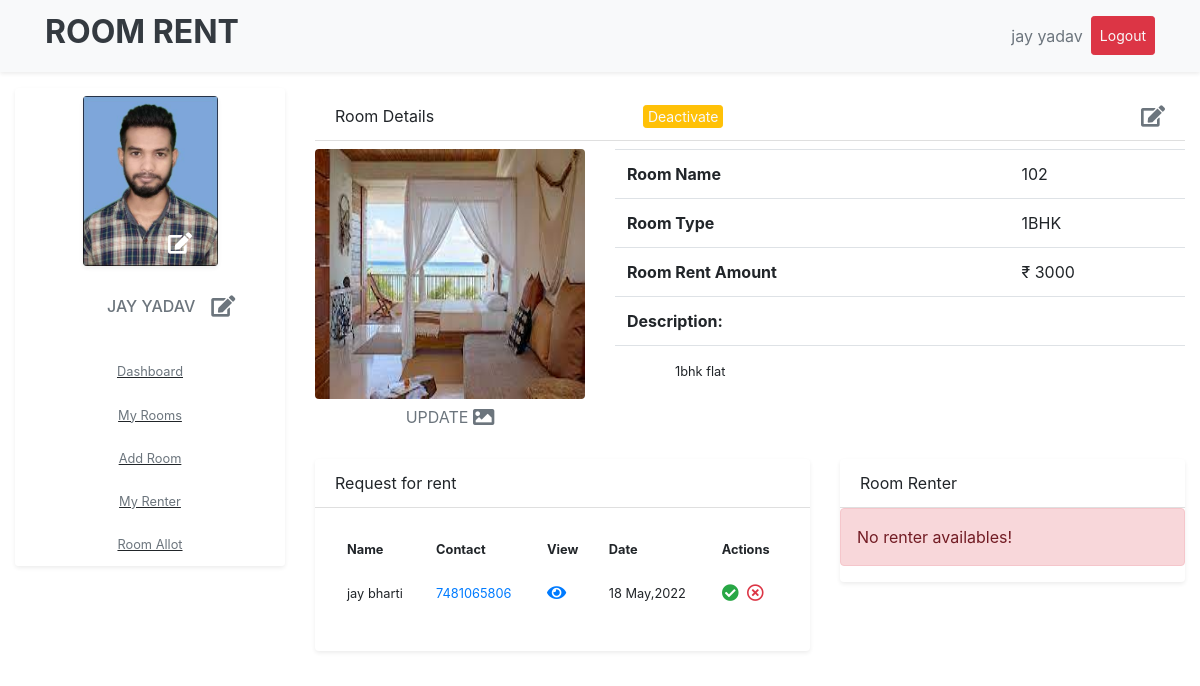
Page /owner_room_view/3 (signed in) on the committed database.
### datawork/models.py (models this page shows, shortened)
class RoomOwner(models.Model):
    ro_id = models.AutoField(primary_key=True)
    user_id = models.ForeignKey(User,on_delete=models.CASCADE)
    ro_image = models.ImageField(upload_to="profile")
    ro_contact = models.CharField(max_length=10,unique=True)
    ro_street = models.CharField(max_length=200)
    ro_id_proof = models.ImageField(upload_to="profile/proof")
    state = models.ForeignKey(State,on_delete=models.CASCADE)
    city = models.ForeignKey(City,on_delete=models.CASCADE)

class Room(models.Model):
    r_id = models.AutoField(primary_key=True)
    user_id = models.ForeignKey(User,on_delete=models.CASCADE)
    house_id = models.ForeignKey(OwnerHouse,on_delete=models.CASCADE)
    r_title = models.CharField(max_length=100)
    r_rent = models.IntegerField()
    r_type = models.ForeignKey(RoomType,on_delete=models.DO_NOTHING)
    r_desc = models.CharField(max_length=200)
    r_image = models.ImageField(upload_to="image")
    slug = models.SlugField()
    r_status = models.CharField(max_length=20, default='1',choices=(("0", "Pending"), ("1", "Active")))
    r_doc = models.DateTimeField(default=datetime.now(), blank=True)

class RoomType(models.Model):
    rt_id = models.AutoField(primary_key=True)
    rt_title = models.CharField(max_length=100)
    slug = models.SlugField(blank=True, null=True)
    def __str__(self):
        return self.rt_title

class RoomAllot(models.Model):
    ra_id = models.AutoField(primary_key=True)
    ra_room_id = models.ForeignKey(Room, on_delete=models.DO_NOTHING)
    house_id = models.ForeignKey(OwnerHouse, on_delete=models.CASCADE)
    user_id = models.ForeignKey(User, on_delete=models.DO_NOTHING,related_name='user_id')
    renter = models.ForeignKey(User, on_delete=models.DO_NOTHING,related_name='renter')
    ra_doc = models.DateTimeField(default=datetime.now(), blank=True)
    ra_status = models.CharField(max_length=20, default='1',choices=(("0", "Request"), ("1", "Active"),("2","Pending")))
    slug = models.SlugField(blank=True, null=True)

class RoomRenter(models.Model):
    rr_id = models.AutoField(primary_key=True)
    user_id = models.ForeignKey(User,on_delete=models.CASCADE)
    rr_contact = models.CharField(max_length=10,unique=True)
    rr_image = models.ImageField(upload_to="profile")
    rr_street = models.CharField(max_length=200)
    state = models.ForeignKey(State,on_delete=models.DO_NOTHING)
    city = models.ForeignKey(City,on_delete=models.DO_NOTHING)
    rr_id_proof = models.ImageField(upload_to="profile/proof")

### datawork/views.py (the view)
# urls.py: path('owner_room_view/<str:rm_id>', views.owner_room_view,name="owner_room_view"),
@login_required(login_url=logins)
def owner_room_view(r,rm_id):
    room = Room.objects.get(r_id=rm_id)
    if r.method == "POST":
        room.r_image = r.FILES['r_image']
        room.save()
        return redirect("../owner_room_view/" + str(rm_id))
    data = {
        "room_view": room,
        "room_renter": RoomAllot.objects.filter(ra_room_id__r_id=rm_id,ra_status='1'),
        "room_renter_request": RoomAllot.objects.filter(ra_room_id__r_id=rm_id,ra_status='0'),
        "owner": RoomOwner.objects.get(user_id__username=r.user),
        "house": OwnerHouse.objects.get(slug=room.house_id.slug)
    }
    return render(r, 'roomowner/ro_room_view.html', data)

### datawork/templatetags/template_tags.py (called while the page is built)
@register.filter
def room_allot_count(context):
    qs = RoomAllot.objects.filter(ra_room_id=context,ra_status='1')
    if qs.exists():
        return qs.count()
    else:
        return 0

@register.filter
def room_renter_contact(context):
    qs = RoomRenter.objects.get(user_id=context)
    if qs:
        return qs.rr_contact
    else:
        return 0

@register.filter
def has_group(user,group_name):
    return user.groups.filter(name=group_name).exists()

### templates/roomowner/ro_room_view.html (shortened to what this page needs)
{% extends 'roomowner/house_base.html' %}
{% load template_tags %}
{% block content %}
<div class="col-lg-9 bg-white mb-2">
    <div class="card-header mt-1 bg-transparent">
        <div class="form-inline">
            <span class="">Room Details</span>
            {% if room_view.r_status == '1' %}
                <a href="{% url 'room_pending' room_view.r_id %}" class="m-0 p-0 mx-auto btn btn-sm btn-warning text-light pl-1 pr-1"> Deactivate</a>
            {% else %}
                <a href="{% url 'room_active' room_view.r_id %}" class="m-0 p-0 mx-auto btn btn-sm btn-success text-light pl-1 pr-1"> Activate</a>
            {% endif %}
            <a href="{% url 'owner_room_edit' room_view.r_id %}" class="m-0 p-0 ml-auto"><i class="fas fa-edit fa-lg text-secondary"></i></a>
        </div>
    </div>
<div class="row mt-2 mb-2">
    <div class="col-lg-4">
        <div class="">
            <img src="{{ room_view.r_image.url }}" alt="" class="w-100 rounded" height="250px">
            <form action="" method="post" enctype="multipart/form-data" >
                    <div class="form-group">
                        <label class="edit_image text-muted">
                            UPDATE <i class="fas fa-image fa-lg "></i>
                        </label>
                    </div>
                </form>
        </div>
    </div>
    <div class="col-lg-8">
        <div class="card border-0">
                <table class="table table-responsive-sm ">
                    <tr>
                        <th>Room Name</th>
                        <td>{{ room_view.r_title }} </td>
                    </tr>
                    <tr>
                        <th>Room Type</th>
                        <td>{{ room_view.r_type }}</td>
                    </tr>
                    <tr>
                        <th>Room Rent Amount</th>
                        <td>₹ {{ room_view.r_rent }}</td>
                    </tr>
                    <tr>
                        <th colspan="2">Description:</th>
                    </tr>
                    <tr>
                        <td colspan="2"><span class="ml-5 small">{{ room_view.r_desc }}</span></td>
                    </tr>
                </table>
        </div>
    </div>
    <div class="col-lg-7">
        <div class="card border-0 shadow-sm">
            <div class="card-header bg-transparent">Request for rent</div>
            <div class="card-body">
                <table class="table table-responsive-sm table-borderless">
                    <tr class="small">
                        <th>Name</th>
                        <th>Contact</th>
                        <th>View</th>
                        <th>Date</th>
                        <th>Actions</th>
                    </tr>
                    {% for rq in room_renter_request %}
                                    <tr class=" small">
                                    <td >{{ rq.renter.first_name }} {{ rq.renter.last_name }}</td>
                                    <td class="text-primary">{{ rq.renter|room_renter_contact }}</td>
                                    <td><a href="{% url 'view_renter_profile' rq.renter.username %}" class="nav-link p-0 m-0"><i class="fas fa-eye fa-lg text-primary"></i></a></td>
                                    <td>{{ rq.ra_doc|date:'d M,Y' }}</td>
                                    <td>
                                        <div class="form-inline">
                                                <a href="{% url 'room_request_active' rq.ra_id %}" class=" nav-link p-0 m-0"><i class="fas fa-check-circle fa-lg text-success"></i></a>
                                                <a href="{% url 'allot_delete' rq.ra_id %}" class=" nav-link p-0 m-0 ml-2"><i class="far fa-times-circle fa-lg text-danger"></i></a>
                                        </div>
                                    </td>
                                    </tr>
                    {% empty %}
                        <tr>
                            <td colspan="5"><div class="alert alert-danger h6 text-center p-3" role="alert">No renter request availables!</div></td>
                        </tr>
                    {% endfor %}
                </table>
            </div>
        </div>
    </div>
    <div class="col-lg-5">
        <div class="card border-0 shadow-sm">
        <div class="card-header bg-transparent">Room Renter</div>
        {% load template_tags %}
            {% if room_view|room_allot_count == 0 %}
                <div class="alert alert-danger p-3" role="alert">No renter availables!</div>
            {% endif %}
        </div>
    </div>
</div>
</div>
{% endblock %}

### templates/roomowner/house_base.html (shortened to what this page needs)
<!DOCTYPE html>
<html lang="en">
<head>
    {% load static %}
    {% load template_tags %}
    <link rel="stylesheet" href="{% static 'bootstrap.css' %}">
    <link rel="stylesheet" href="{% static 'style.css' %}">
    <link rel="stylesheet" href="https://use.fontawesome.com/releases/v5.5.0/css/all.css">
    <link href="https://cdn.jsdelivr.net/npm/select2@4.1.0-beta.1/dist/css/select2.min.css" rel="stylesheet" />
</head>
<body>
    <nav class="navbar navbar-expand-lg navbar-dark bg-light sticky-top shadow-sm">
    <div class="container">
        <a href="{% url 'homepage' %}" class="navbar-brand text-dark text-uppercase "><h2 class="font-weight-bold">Room Rent</h2></a>
        <ul class="navbar-nav ml-auto">
            {% if request.user.is_authenticated %}
                {%  if request.user|has_group:"renter" %}
                    <li class="nav-item"><a href="{% url 'renter_profile' %}" class="nav-link text-muted ml-2">{{ request.user.first_name }} {{ request.user.last_name }}</a></li>
                {% elif request.user|has_group:"owner" %}
                    <li class="nav-item"><a href="{% url 'owner_profile' %}" class="nav-link text-muted ml-2">{{ request.user.first_name }} {{ request.user.last_name }}</a></li>
                {% endif %}
            <li class="nav-item"><a href="{% url 'logouts' %}" class="nav-link text-light btn btn-danger btn-sm">Logout</a></li>
            {% endif %}
        </ul>
    </div>
</nav>
    <div class="container-fluid mt-3">
        <div class="row">
            <div class="col-lg-3">
                <div class="card border-0 shadow-sm">
                    <center>
                    <img src="{{ owner.ro_image.url }}" class="shadow-sm mt-2 rounded" width="50%" height="170px" alt="logo">
                    <form action="{% url 'owner_update_image' %}" method="post" enctype="multipart/form-data" >
                        <label class="update_image">
                            <i class="fas fa-edit fa-lg "></i>
                        </label>
                    </form>
                    <div class="card-body">
                        <div class="form-inline ml-4">
                            <h1 class="ml-5 text-truncate h6 p-0 m-0  text-center text-uppercase text-muted">{{ request.user.first_name }} {{ request.user.last_name }}</h1>
                            <a href="{% url 'owner_update_profile' %}" class="nav-link text-secondary"><i class="fas fa-edit fa-lg "></i></a>
                        </div>
                    </div>
                    <ul class="list-group mt-1 " style="text-decoration: underline;">
                          <li class="list-group-item border-0"><a href="{% url 'owner_profile' %}" class="nav-link small p-0 m-0 text-muted">Dashboard</a></li>
                          <li class="list-group-item border-0"><a href="{% url 'owner_rooms' house.slug %}" class="nav-link small p-0 m-0 text-muted">My Rooms</a></li>
                          <li class="list-group-item border-0"><a href="{% url 'add_room' house.slug %}" class="nav-link small p-0 m-0 text-muted">Add Room</a></li>
                          <li class="list-group-item border-0"><a href="{% url 'my_renter' house.slug %}" class="nav-link small p-0 m-0 text-muted">My Renter</a></li>
                          <li class="list-group-item border-0"><a href="{% url 'room_allot' house.slug %}" class="nav-link small p-0 m-0 text-muted">Room Allot</a></li>
                </ul>
                   </center>
                </div>
            </div>
            {% block content %}{% endblock %}
        </div>
    </div>
</body>
</html>

### datawork/static/style.css (style rules this page uses)
* { margin:0; }
body { font-family: "Quicksand", -apple-system, BlinkMacSystemFont, "Segoe UI", Roboto, "Helvetica Neue", Arial, "Noto Sans", sans-serif, "Apple Color Emoji", "Segoe UI Emoji", "Segoe UI Symbol", "Noto Color Emoji"; background-color: #fff; position: relative; }
body:before { content: ""; position: absolute; top: 0; left: 0; right: 0; bottom: 0; background: rgba(0, 0, 0, 0.5); -webkit-transition: .3s all ease; -o-transition: .3s all ease; transition: .3s all ease; opacity: 0; visibility: hidden; z-index: 1; }
h1, h2, h3, h4, h5, h6, .h1, .h2, .h3, .h4, .h5, .h6 { font-family: "Quicksand", -apple-system, BlinkMacSystemFont, "Segoe UI", Roboto, "Helvetica Neue", Arial, "Noto Sans", sans-serif, "Apple Color Emoji", "Segoe UI Emoji", "Segoe UI Symbol", "Noto Color Emoji"; }
a { -webkit-transition: .3s all ease; -o-transition: .3s all ease; transition: .3s all ease; }
a, a:hover { text-decoration: none !important; }
.edit_image { width: 100%; text-align: center; display: inline-block; padding: 6px 12px; cursor: pointer; }
.update_image { position: absolute; top: 140px!important; right: 90px; height: 30px; width: 30px; display: flex !important; align-items: center; justify-content: center; color: white; cursor: pointer; }

### rows in the picture
RoomOwner: ro_image (picture)
Room: r_image (picture), r_title "102", r_type "1BHK", r_rent "3000", r_desc "1bhk flat"
RoomAllot: renter.first_name "jay", renter.last_name "bharti", renter|room_renter_contact "7481065806", ra_doc "18 May,2022"

### other values in the picture
{{ request.user.first_name }} "jay"
{{ request.user.last_name }} "yadav"
{{ request.user.first_name }} "JAY"
{{ request.user.last_name }} "YADAV"
